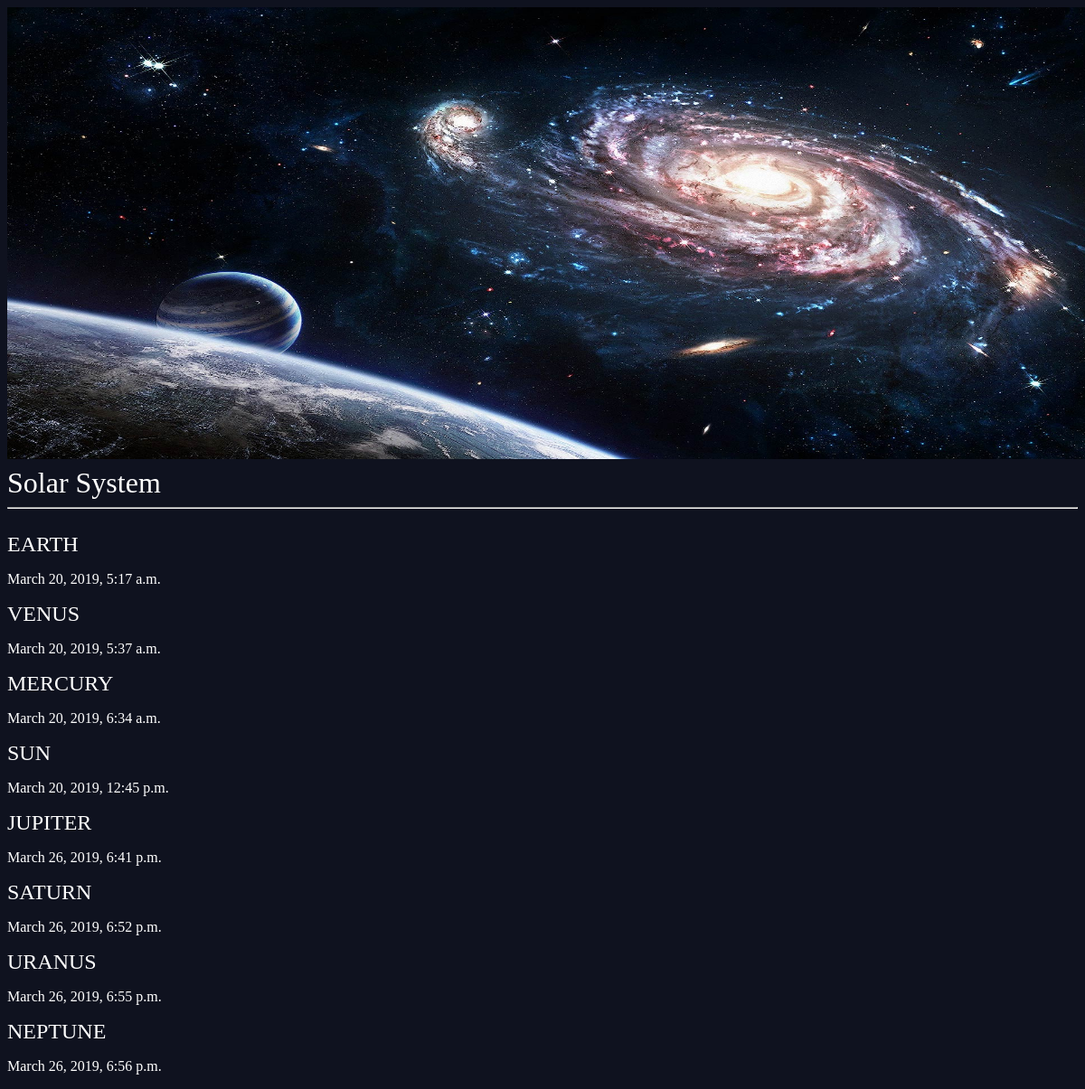
The app's page /articles/ with its own data.
### articles/models.py (models this page shows)
class Article(models.Model):
    title = models.CharField(max_length=100)
    slug = models.SlugField()
    body = models.TextField()
    date = models.DateTimeField(auto_now_add=True)
    thumb = models.ImageField(default='default.png',blank=True)

### articles/views.py (the view)
def article_list(request):
    articles = Article.objects.all().order_by('date')
    return render(request,'articles/article_list.html',{'articles':articles})

### articles/templates/articles/article_list.html (shortened to what this page needs)
{% extends 'base_layout.html'%}
{% block content %}
<h1>Solar System</h1>
<hr>
<br>
<div class="articles">
  {% for article in articles %}
  <div class="article">
     <h2><a href="{% url 'articles:detail' slug=article.slug %}">{{article.title}}</a></h2>
     <p>{{article.date}}</p>
  </div>
  {% endfor %}
  </div>
{% endblock %}

### templates/base_layout.html (shortened to what this page needs)
{% load static from staticfiles %}
<!DOCTYPE html>
<html lang="en" dir="ltr">
  <head>
    <link rel="stylesheet" href="{% static 'style.css' %}" type="text/css">
  </head>
  <body>
     <div class="wrapper">
       <h1><a href="{% url 'articles:list' %}"><img src="{% static 'Figure_CI.jpg' %}" width="1200px" height="500px"</a></h1>
       {% block content %}
       {% endblock %}
     </div>
  </body>
</html>

### assets/style.css (style rules this page uses)
body { background-color:#0f121f; background-repeat-y: no-repeat; color: #fff; }
h1,h2,h3,h4,h5 { font-weight: normal; margin:0; }
a,a:hover,a:visited { color:#fff; text-decoration: none; }
img { width:"100px"; height:"100px"; }

### records on screen
Article: title "EARTH", date "March 20, 2019, 5:17 a.m."
Article: title "VENUS", date "March 20, 2019, 5:37 a.m."
Article: title "MERCURY", date "March 20, 2019, 6:34 a.m."
Article: title "SUN", date "March 20, 2019, 12:45 p.m."
Article: title "JUPITER", date "March 26, 2019, 6:41 p.m."
Article: title "SATURN", date "March 26, 2019, 6:52 p.m."
Article: title "URANUS", date "March 26, 2019, 6:55 p.m."
Article: title "NEPTUNE", date "March 26, 2019, 6:56 p.m."
